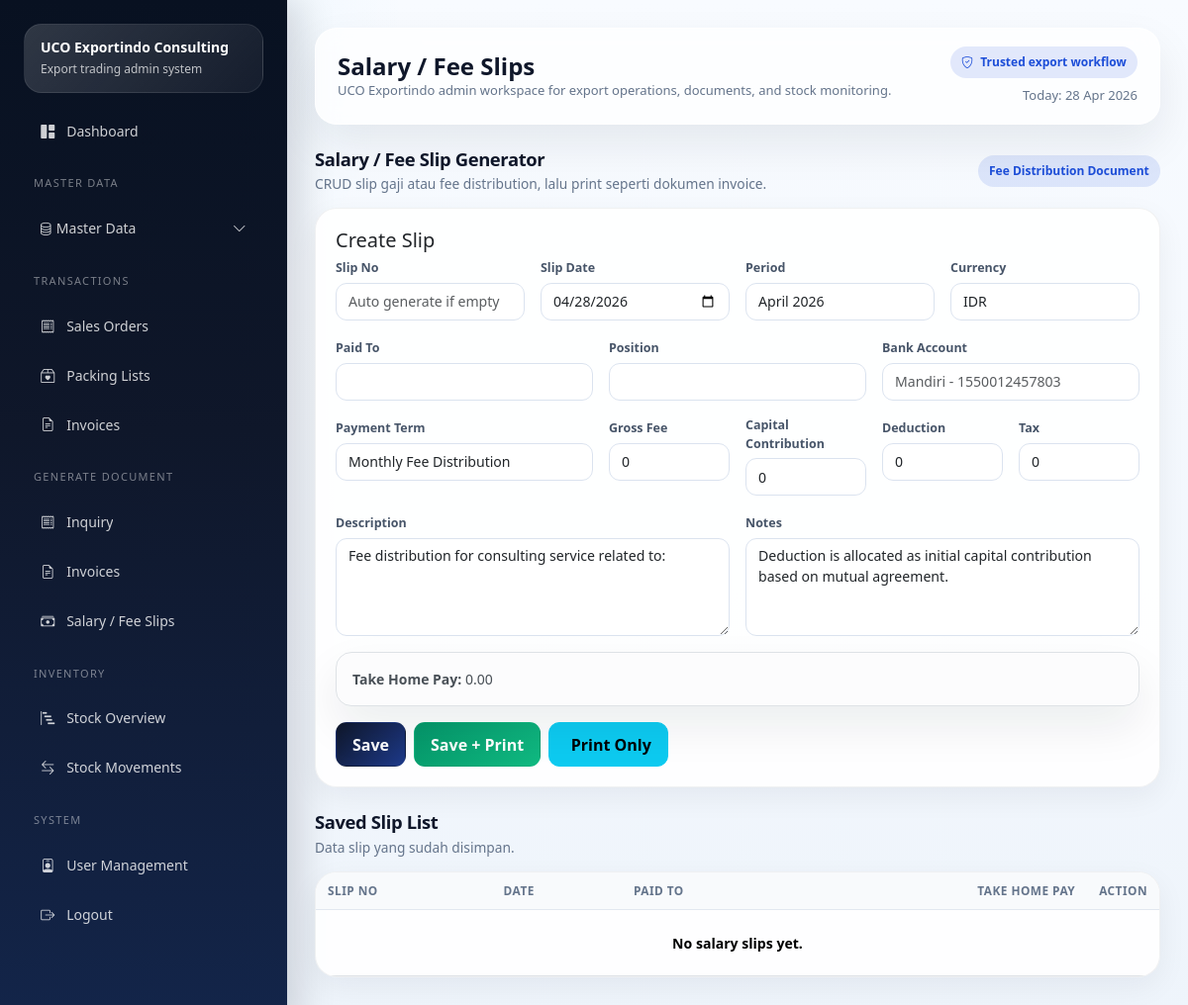
The app's page /index.php/fee_slips (signed in), older data.
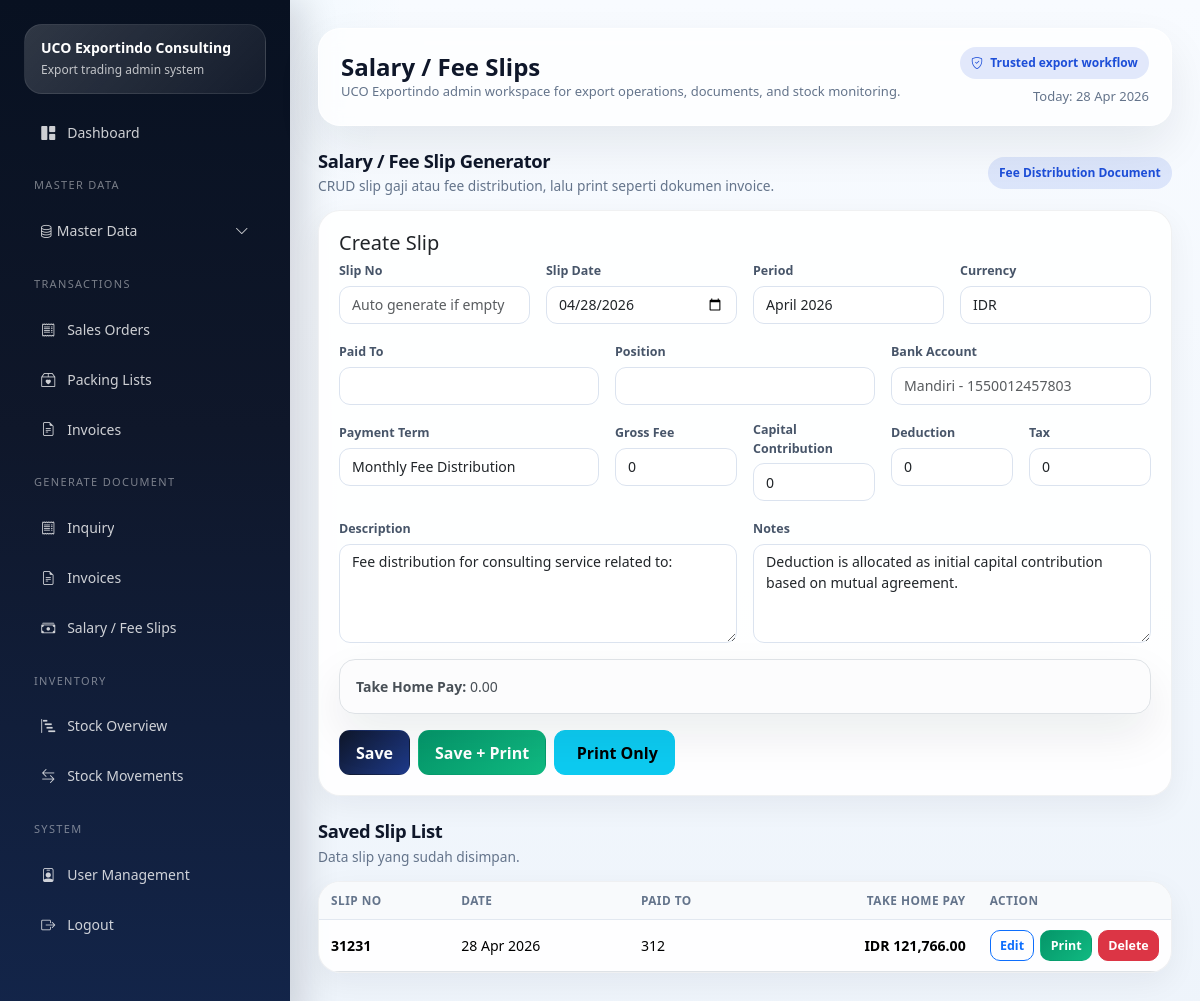
The same page, newer data.
### tables this page shows
CREATE TABLE IF NOT EXISTS `fee_slips` (
  `id` int NOT NULL AUTO_INCREMENT,
  `slip_no` varchar(60) NOT NULL,
  `slip_date` date NOT NULL,
  `period_text` varchar(100) DEFAULT NULL,
  `payee_name` varchar(150) NOT NULL,
  `position_text` varchar(150) DEFAULT NULL,
  `bank_account` text,
  `payment_term` varchar(150) DEFAULT NULL,
  `currency_text` varchar(20) DEFAULT 'IDR',
  `description` text,
  `notes` text,
  `gross_fee` decimal(18,2) NOT NULL DEFAULT '0.00',
  `capital_contribution` decimal(18,2) NOT NULL DEFAULT '0.00',
  `deduction_amount` decimal(18,2) NOT NULL DEFAULT '0.00',
  `tax_amount` decimal(18,2) NOT NULL DEFAULT '0.00',
  `take_home_pay` decimal(18,2) NOT NULL DEFAULT '0.00',
  `created_by` int DEFAULT NULL,
  `created_at` timestamp NULL DEFAULT CURRENT_TIMESTAMP,
  PRIMARY KEY (`id`),
  UNIQUE KEY `slip_no` (`slip_no`)
);

### application/core/MY_Controller.php (called while the page is built, shortened)
<?php
class MY_Controller extends CI_Controller
{
    protected $user;
    public function __construct()
    {
        $this->user = $this->session->userdata('user');
    }
    protected function render($view, $data = [], $layout = 'admin')
    {
        $data['current_user'] = $this->user;
        $this->load->view('templates/admin_header', $data);
        $this->load->view($view, $data);
        $this->load->view('templates/admin_footer', $data);
    }
}

### application/controllers/Fee_slips.php (called while the page is built, shortened)
<?php
class Fee_slips extends MY_Controller
{
    public function index()
    {
        $data['page_title'] = 'Salary / Fee Slips';
        $data['rows'] = $this->fee_slip->rows();
        $data['edit'] = $this->input->get('edit') ? $this->fee_slip->get($this->input->get('edit')) : null;
        $this->render('admin/fee_slips/index', $data);
    }
}

### index.php (called while the page is built, shortened)
<?php
require BASEPATH . 'core/CodeIgniter.php';

### application/models/Fee_slip_model.php (called while the page is built, shortened)
<?php
class Fee_slip_model extends CI_Model
{
    protected $table = 'fee_slips';
    public function rows()
    {
        return $this->db->order_by('id', 'DESC')->get($this->table)->result_array();
    }
}

### application/helpers/uco_helper.php (called while the page is built, shortened)
<?php
function e($str)
{
    return htmlspecialchars((string)$str, ENT_QUOTES, 'UTF-8');
}
function format_date_id($date)
{
    return date('d M Y', strtotime($date));
}
function format_money($amount, $decimals = 2)
{
    return number_format((float)$amount, $decimals, '.', ',');
}

### application/views/admin/fee_slips/index.php (the view, shortened to what the changed rows need)
<div class="section-block">
    <div class="card shadow-sm">
        <div class="card-body p-0">
            <div class="table-responsive">
                <table class="table table-sm mb-0 align-middle">
                    <thead>
                        <tr>
                            <th>Slip No</th>
                            <th>Date</th>
                            <th>Paid To</th>
                            <th class="text-end">Take Home Pay</th>
                            <th class="action-cell">Action</th>
                        </tr>
                    </thead>
                    <tbody>
                        <?php if (empty($rows)): ?><tr>
                                <td colspan="5" class="empty-state">No salary slips yet.</td>
                            </tr><?php else: foreach ($rows as $row): ?>
                                <tr>
                                    <td class="fw-semibold"><?= e($row['slip_no']); ?></td>
                                    <td><?= format_date_id($row['slip_date']); ?></td>
                                    <td><?= e($row['payee_name']); ?></td>
                                    <td class="text-end fw-semibold"><?= e($row['currency_text']); ?> <?= format_money($row['take_home_pay']); ?></td>
                                    <td class="action-cell">
                                        <div class="table-action-group">
                                            <a class="btn btn-sm btn-outline-primary" href="<?= site_url('fee-slips?edit=' . $row['id']); ?>">Edit</a>
                                            <a class="btn btn-sm btn-success" target="_blank" href="<?= site_url('fee-slips/print/' . $row['id']); ?>">Print</a>
                                            <a class="btn btn-sm btn-danger" onclick="return confirm('Delete this slip?')" href="<?= site_url('fee-slips/delete/' . $row['id']); ?>">Delete</a>
                                        </div>
                                    </td>
                                </tr>
                        <?php endforeach;
                                endif; ?>
                    </tbody>
                </table>
            </div>
        </div>
    </div>
</div>

Row changes from the older to the newer data that the page shows:
added fee_slips: slip_no "31231", slip_date "28 Apr 2026", payee_name "312", currency_text "IDR", take_home_pay "121,766.00"
Text that changed along with them:
text no longer shown: "No salary slips yet."
